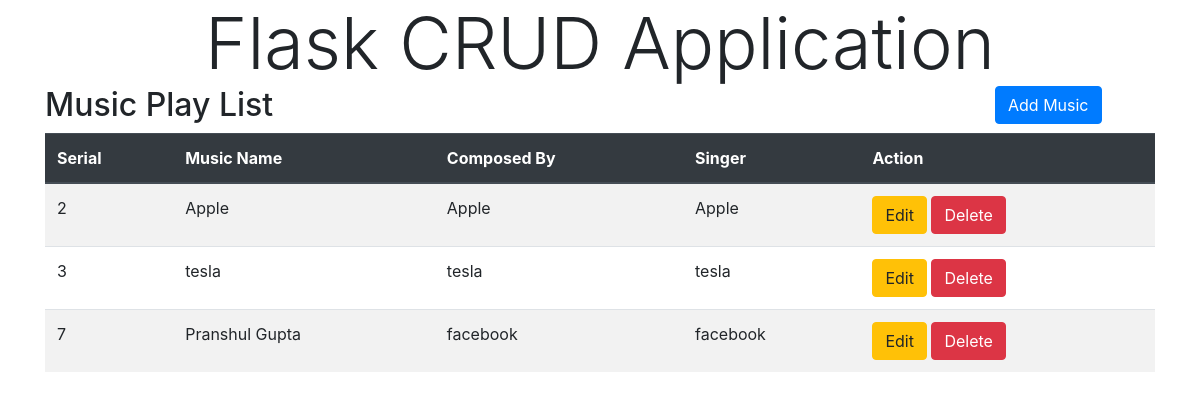
Before: / with the older database file.
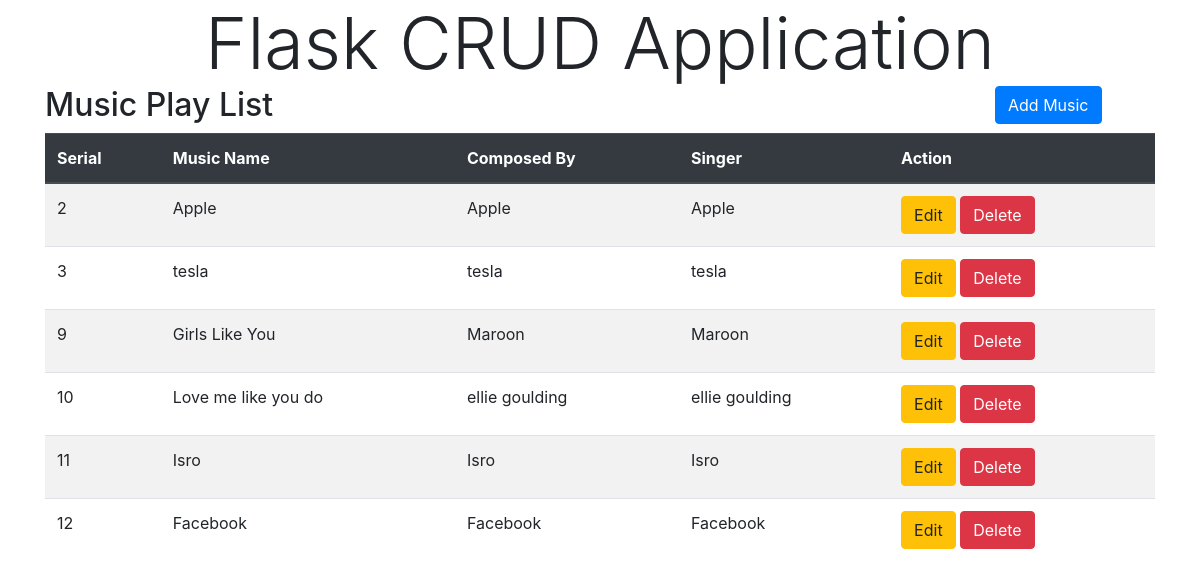
After: the same page with the newer database file.
### tables this page shows
CREATE TABLE music(id INTEGER PRIMARY KEY AUTOINCREMENT, musicName TEXT, composedBy TEXT, singer TEXT);

### App.py (the view)
@app.route('/')
def Index():
    con = lite.connect('music.db')
    cur = con.cursor()
    cur.execute("SELECT * FROM music")
    data = cur.fetchall()
    return render_template('index.html', music = data)

### templates/index.html (shortened to what this page needs)
<!DOCTYPE html>
<html lang="en">
<head>
    <link rel="stylesheet" href="https://stackpath.bootstrapcdn.com/bootstrap/4.4.1/css/bootstrap.min.css">
</head>
<body>
    {% block body %}
    <div class="container">
        <div class="row">
            <div class="col text-center">
                <header class="display-3">Flask CRUD Application</header>
            </div>
        </div>
        <div class="row">
            <div class="col-10">
                <h2>Music Play List</h2>
            </div>
            <div class="col-2">
                <button type="button" class="btn btn-primary" data-toggle="modal" data-target="#mymodal">Add Music</button>
            </div>
        </div>
        <div class="row">
            <div class="col">
                <table class="table table-striped">
                    <thead class="thead-dark">
                        <tr>
                            <th scope="col">Serial</th>
                            <th scope="col">Music Name</th>
                            <th scope="col">Composed By</th>
                            <th scope="col">Singer</th>
                            <th scope="col">Action</th>
                        </tr>
                    </thead>
                    <tbody>
                        {% for row in music %}
                        <tr>
                            <td scope="row">{{row.0}}</td>
                            <td>{{row.1}}</td>
                            <td>{{row.2}}</td>
                            <td>{{row.3}}</td>
                            <td>
                                <a href="/update/" class="btn btn-warning" data-id="hello" data-toggle="modal" data-target="#editModal" onclick="edit({{row.0}})">Edit</a>
                                <a href="/delete/{{row.0}}" class="btn btn-danger" onclick="return confirm('Are you sure, you want to delete')">Delete</a>
                            </td>
                        </tr>
                        {% endfor %}
                    </tbody>
                </table>
            </div>
        </div>
    </div>
    {% endblock %}
</body>
</html>

Changed rows visible on the page:
removed music: id "7", musicName "Pranshul Gupta", composedBy "facebook", singer "facebook"
added music: id "9", musicName "Girls Like You", composedBy "Maroon", singer "Maroon"
added music: id "10", musicName "Love me like you do", composedBy "ellie goulding", singer "ellie goulding"
added music: id "11", musicName "Isro", composedBy "Isro", singer "Isro"
added music: id "12", musicName "Facebook", composedBy "Facebook", singer "Facebook"
